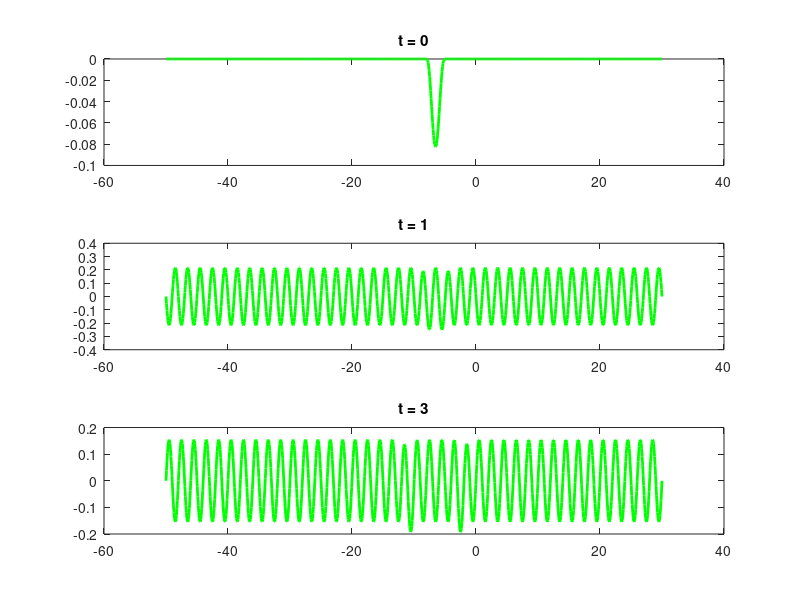

Here is the MATLAB script that generated this plot:
function stringDalambert39
	clf; clc
	tmin=0; tmax=10;
	t=linspace(tmin, tmax, 100);
	xmin=-50; xmax=30;
	x=linspace(xmin, xmax, 1000);
   	function y = phi(x)
        		for i=1:length(x)
			if x(i)>=-8 && x(i)<=-5
                			y(i) = ((x(i)+5)*cos((pi/16)*x(i)))^3;
			else 
				y(i) = 0;
			end
        		end
    	end

    	function y = psi(x)
        		y=sin(pi*x); 
		%for less standing flicker
		%y=sin(pi*x)/10;
    	end

	function u=dalambert(x,t)
		a=sqrt(2);
		%for faster moving wave
		%a=3*sqrt(2);
        		for j=1:length(x);
            		if t==0
                			integral=0;
            		else
                			s=linspace(x(j)-a*t,x(j)+a*t);
                			integral=trapz(s,psi(s));
           			end
            		u(j)=(phi(x(j)-a*t)+phi(x(j)+a*t))/2+integral/(2*a);
        		end
     	end

   	for k=1:length(t)
            	plot(x, dalambert(x, t(k)), 'g', 'LineWidth', 2)
               	axis([xmin, xmax, -1, 1])
		%when upper updates
		%axis([xmin, xmax, -0.2, 0.2];
		grid on
        		xlabel('x')
        		ylabel('u(x, t)')
       		M=getframe;
    	end
subplot(3,1,1)
plot(x, dalambert(x, 0), 'g',  'Linewidth', 2)
title('t = 0')
hold on

subplot(3,1,2)
plot(x, dalambert(x, 1), 'g', 'LineWidth', 2)
title('t = 1')
hold on

subplot(3,1,3)
plot(x, dalambert(x, 3), 'g', 'LineWidth', 2)
title('t = 3')
hold on
   
end
